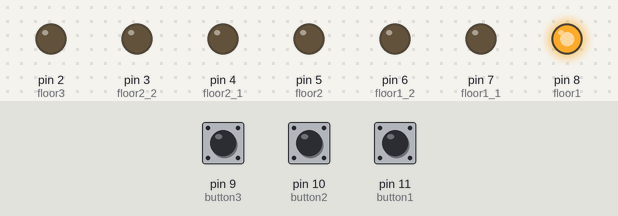
Simulated run of this sketch. Board: Arduino Uno, built with avr-gcc and run on an emulated ATmega328P. On the bench: output pins drawn as LEDs (lit = HIGH). The inputs (shaded band) are chosen by the test bench; at power-on: pin 9 (button3) LOW, pin 10 (button2) LOW, pin 11 (button1) LOW.

Above: at 1.2 s.
1.3 s: pin 9 (button3) pulled HIGH for 0.15 s
4.4 s: pin 9 (button3) pulled HIGH for 3.2 s
At 8.6 s:
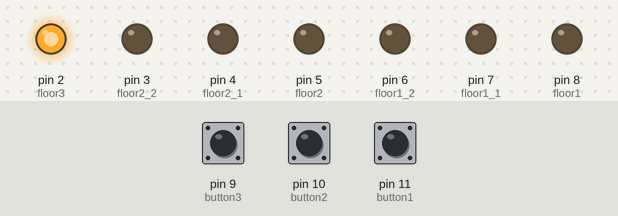
9.1 s: pin 10 (button2) pulled HIGH for 0.15 s
12.2 s: pin 10 (button2) pulled HIGH for 3.2 s
At 16.6 s:
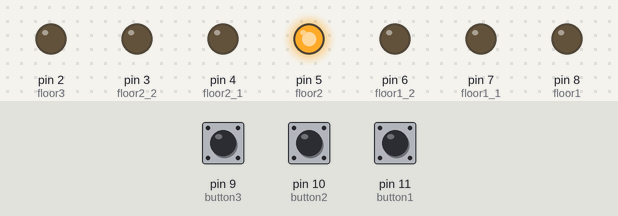
16.9 s: pin 9 (button3) pulled HIGH for 1 s
At 20.2 s:
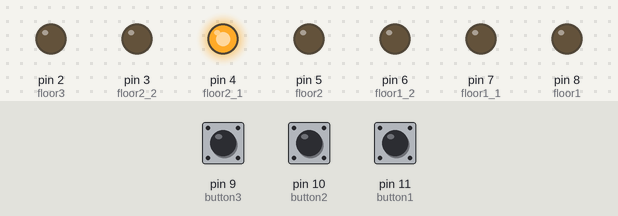
Timing chart, 0 to 21.9 s (numbered marks = the images above; inputs shaded):
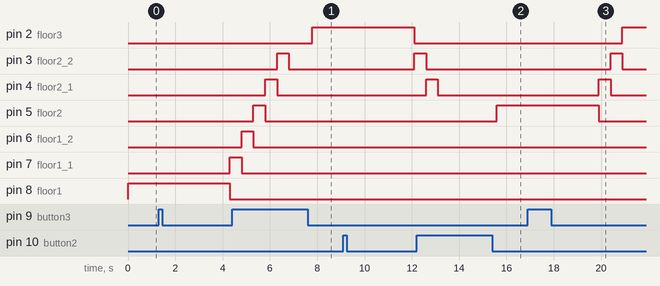

The sketch:

Ascensor_Funciones_V2.0.ino
```cpp
int floor1 = 8;
int floor1_1 = 7;
int floor1_2 = 6;
int floor2 = 5;
int floor2_1 = 4;
int floor2_2 = 3;
int floor3 = 2;

int button1 = 11;
int button2 = 10;
int button3 = 9;

int currentstate1 = 0;
int currentstate2 = 0;
int currentstate3 = 0;

void setup() {
  pinMode(floor1, OUTPUT);
  pinMode(floor1_1, OUTPUT);
  pinMode(floor1_2, OUTPUT);
  pinMode(floor2, OUTPUT);
  pinMode(floor2_1, OUTPUT);
  pinMode(floor2_2, OUTPUT);
  pinMode(floor3, OUTPUT);

  pinMode(button1, INPUT);
  pinMode(button2, INPUT);
  pinMode(button3, INPUT);
  digitalWrite(floor1, HIGH);
}

void loop() {
  currentstate1 = digitalRead(button1);
  currentstate2 = digitalRead(button2);
  currentstate3 = digitalRead(button3);
  if (currentstate1 == 1)
  {
    tofirstfloor();
  }
  if (currentstate2 == 1)
  {
    tosecondfloor();
  }
  if (currentstate3 == 1)
  {
    tothirdfloor();
  }


}


void tofirstfloor() {
  if (digitalRead(floor1) == HIGH)
  {
    digitalWrite(floor1, LOW);
    delay(500);
    digitalWrite(floor1, HIGH);
  }
  else {
    if (digitalRead(floor2) == HIGH)
    {
      delay(3000);
      digitalWrite(floor2, LOW);
      digitalWrite(floor1_2, HIGH);
      delay(500);
      digitalWrite(floor1_2, LOW);
      digitalWrite(floor1_1, HIGH);
      delay(500);
      digitalWrite(floor1_1, LOW);
      digitalWrite(floor1, HIGH);
    }
    else {
      if (digitalRead(floor3) == HIGH);
      {
        delay(3000);
        digitalWrite(floor3, LOW);
        digitalWrite(floor2_2, HIGH);
        delay(500);
        digitalWrite(floor2_2, LOW);
        digitalWrite(floor2_1, HIGH);
        delay(500);
        digitalWrite(floor2_1, LOW);
        digitalWrite(floor2, HIGH);
        delay(500);
        digitalWrite(floor2, LOW);
        digitalWrite(floor1_2, HIGH);
        delay(500);
        digitalWrite(floor1_2, LOW);
        digitalWrite(floor1_1, HIGH);
        delay(500);
        digitalWrite(floor1_1, LOW);
        digitalWrite(floor1, HIGH);
      }
    }
  }
}
void tosecondfloor() {
  if (digitalRead(floor2) == HIGH)
  {
    digitalWrite(floor2, LOW);
    delay(500);
    digitalWrite(floor2, HIGH);
  }
  else {
    if (digitalRead(floor1) == HIGH)
    {
      delay(3000);
      digitalWrite(floor1, LOW);
      digitalWrite(floor1_1, HIGH);
      delay(500);
      digitalWrite(floor1_1, LOW);
      digitalWrite(floor1_2, HIGH);
      delay(500);
      digitalWrite(floor1_2, LOW);
      digitalWrite(floor2, HIGH);
    }
    else {
      if (digitalRead(floor3) == HIGH);
      {
        delay(3000);
        digitalWrite(floor3, LOW);
        digitalWrite(floor2_2, HIGH);
        delay(500);
        digitalWrite(floor2_2, LOW);
        digitalWrite(floor2_1, HIGH);
        delay(500);
        digitalWrite(floor2_1, LOW);
        digitalWrite(floor2, HIGH);
      }
    }
  }
}

void tothirdfloor() {
  if (digitalRead(floor3) == HIGH)
  {
    digitalWrite(floor3, LOW);
    delay(500);
    digitalWrite(floor3, HIGH);
  }
  else {
    if (digitalRead(floor2) == HIGH)
    {
      delay(3000);
      digitalWrite(floor2, LOW);
      digitalWrite(floor2_1, HIGH);
      delay(500);
      digitalWrite(floor2_1, LOW);
      digitalWrite(floor2_2, HIGH);
      delay(500);
      digitalWrite(floor2_2, LOW);
      digitalWrite(floor3, HIGH);
    }
    else {
      if (digitalRead(floor1) == HIGH);
      {
        delay(3000);
        digitalWrite(floor1, LOW);
        digitalWrite(floor1_1, HIGH);
        delay(500);
        digitalWrite(floor1_1, LOW);
        digitalWrite(floor1_2, HIGH);
        delay(500);
        digitalWrite(floor1_2, LOW);
        digitalWrite(floor2, HIGH);
        delay(500);
        digitalWrite(floor2, LOW);
        digitalWrite(floor2_1, HIGH);
        delay(500);
        digitalWrite(floor2_1, LOW);
        digitalWrite(floor2_2, HIGH);
        delay(500);
        digitalWrite(floor2_2, LOW);
        digitalWrite(floor3, HIGH);
      }
    }
  }
}
```

Measured:
- after the input at 1.3 s, pin 7 (floor1_1): LOW → HIGH after 3.0 s; pin 8 (floor1): HIGH → LOW after 3.0 s
- after the input at 4.4 s, pin 2 (floor3): LOW → HIGH after 3.4 s instead of 2.4 s
- after the input at 9.1 s, pin 2 (floor3): HIGH → LOW after 3.0 s; pin 3 (floor2_2): LOW → HIGH after 3.0 s
- after the input at 12.2 s, pin 5 (floor2): LOW → HIGH after 3.4 s instead of 0.90 s
- after the input at 16.9 s, pin 2 (floor3): LOW → HIGH after 4.0 s; pin 3 (floor2_2): LOW → HIGH after 3.5 s, → LOW 0.50 s later; pin 4 (floor2_1): LOW → HIGH after 3.0 s, → LOW 0.50 s later; pin 5 (floor2): HIGH → LOW after 3.0 s
